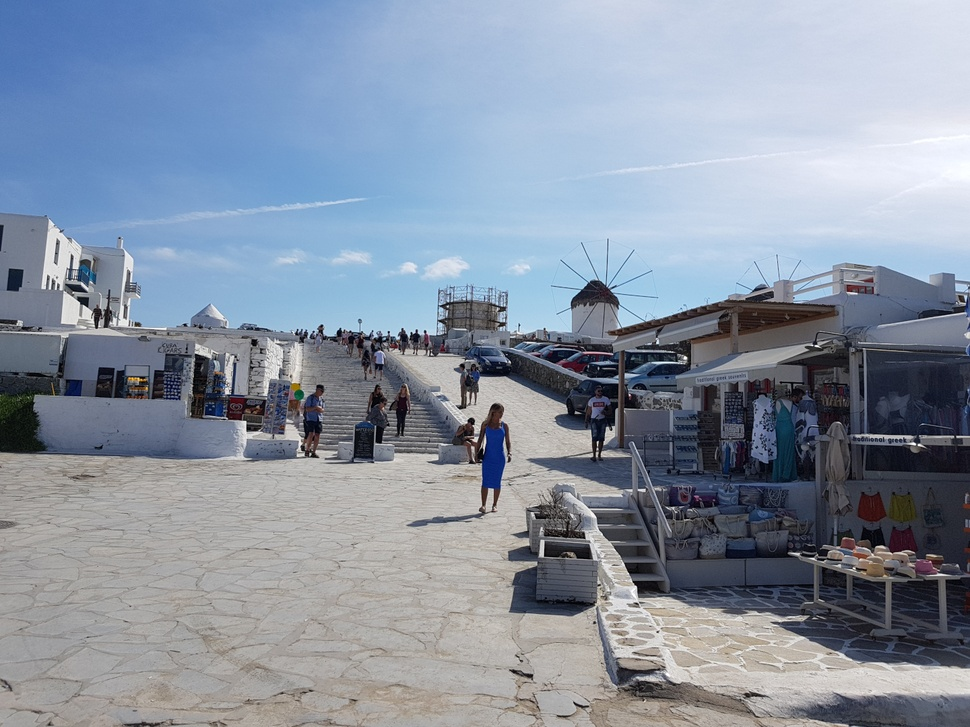
#> input picture imgs/mykonos_fhd.jpg, 970 x 727 px, shrunk from 1440 x 1080 before the run
$ jupyter execute canny_edge_detection.ipynb
#> lines starting #> are read from the running program, lines starting #| are printed output that depends on the picture
# Canny edge detection from scratch

[cell 1]
from skimage.io import imread
from scipy.ndimage import convolve, shift, label
from matplotlib.pyplot import imshow
from ipywidgets import interactive
from IPython.display import display
import matplotlib as mpl
import numpy as np

mpl.rc('image', cmap='gray')  # tell matplotlib to use gray shades for grayscale images

Load a test image and convert it to grayscale with pixel values between 0.0 and 1.0.

[cell 2]
# img_name = 'imgs/stmoritz.jpg'
# img_name = 'imgs/stmoritz_fhd.jpg'
img_name = 'imgs/mykonos_fhd.jpg'


img = np.array(imread(img_name), dtype=float)

# convert to grayscale
img = np.linalg.norm(img, axis=2) /255
#> img: shape (727, 970) float64

imshow(img)
#> (this line was passed over: IPython is not available in this run)
img.shape
#> Out = (727, 970)

Apply Gaussian blur to remove unecessary small edges and sobel's edge detection.

[cell 3]
GAUSSIAN_SIZE = 9
GAUSSIAN_SIGMA = 2

def gaussian_filter(size, sigma):
    x, y = np.mgrid[-size//2 + 1:size//2 + 1, -size//2 + 1:size//2 + 1]
    g = np.exp(-((x**2 + y**2)/(2.0*sigma**2)))
    return g/g.sum()

sobel_x = np.array( [  [-1, 0, 1],
                        [-2, 0, 2],
                        [-1, 0, 1] ])
sobel_y = sobel_x.transpose()

g = gaussian_filter(GAUSSIAN_SIZE, GAUSSIAN_SIGMA)

x_ker = convolve(g, sobel_x)
y_ker = convolve(g, sobel_y)

x_par = convolve(img, x_ker)
y_par = convolve(img, y_ker)
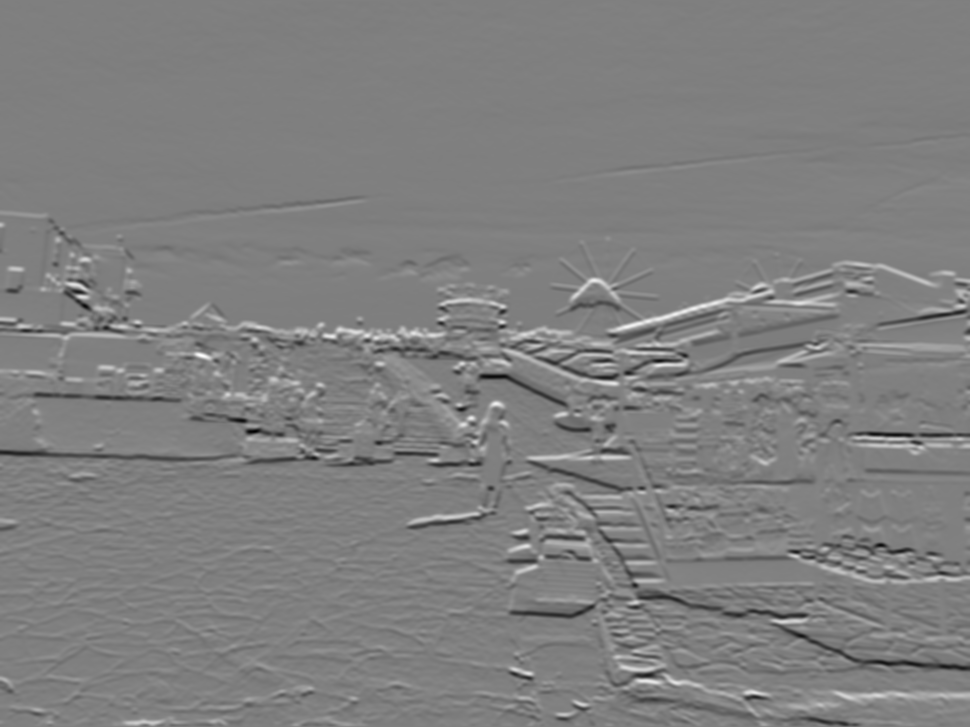
#> y_par: shape (727, 970) float64; min -1.57, max 1.57, mean 0.00235; drawn with min black and max white

magnitude = (x_par*x_par + y_par*y_par) ** 0.5
direction = np.arctan2(y_par, x_par) + np.pi
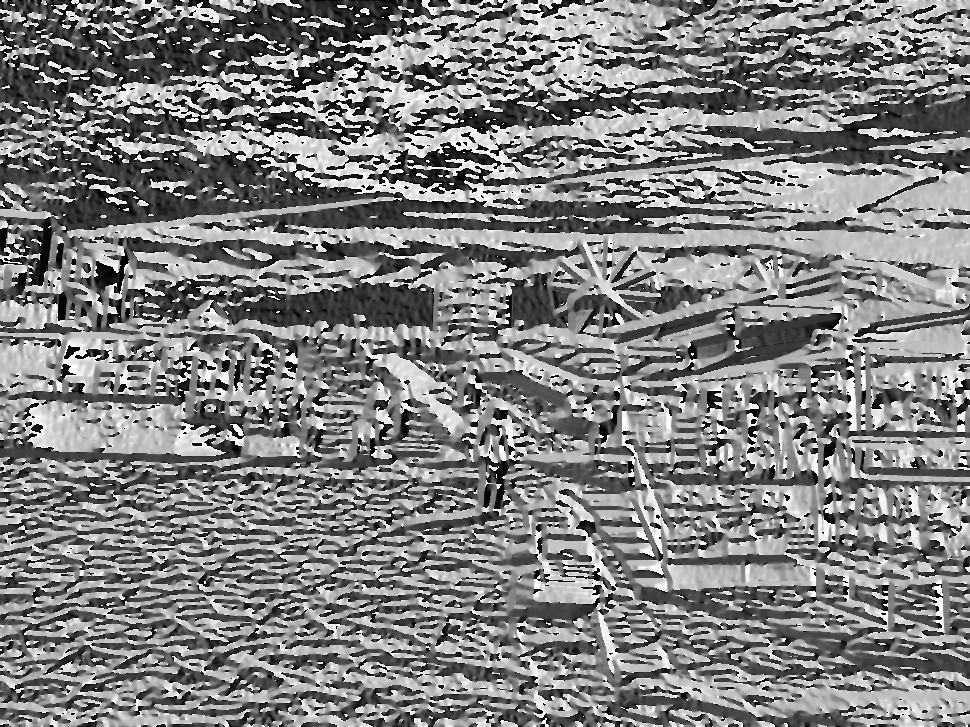
#> direction: shape (727, 970) float64; min 1.03e-06, max 6.28, mean 3.17; drawn with min black and max white

imshow(magnitude)
#> (this line was passed over: IPython is not available in this run)

Here the edges are partitioned into 4 categories according to their angle. There are horizontal (-), vertical (|), diag_right (/) and diag_left (\\) edges.

[cell 4]
horizontal = np.zeros_like(direction)
horizontal[(np.pi*2/3 >= direction[:,:]) * (direction[:,:] > np.pi/3)] = 1
horizontal[(np.pi*5/3 >= direction[:,:]) * (direction[:,:] > np.pi*4/3)] = 1

vertical = np.zeros_like(direction)
vertical[(np.pi*1/6 >= direction[:,:]) ] = 1
vertical[(direction[:,:] >= np.pi*11/6)] = 1
vertical[(np.pi*7/6 >= direction[:,:]) * (direction[:,:] > np.pi*5/6)] = 1

diag_right = np.zeros_like(direction)
diag_right[(np.pi*1/3 >= direction[:,:]) * (direction[:,:] > np.pi*1/6)] = 1
diag_right[(np.pi*4/3 >= direction[:,:]) * (direction[:,:] > np.pi*7/6)] = 1

diag_left = np.zeros_like(direction)
diag_left[(np.pi*5/6 >= direction[:,:]) * (direction[:,:] > np.pi*2/3)] = 1
diag_left[(np.pi*11/6 >= direction[:,:]) * (direction[:,:] > np.pi*5/3)] = 1

imshow(vertical)
#> (this line was passed over: IPython is not available in this run)
# imshow(horizontal)
# imshow(diag_right)
# imshow(diag_left)

For each category of edge, non maximum suppression is applied.

[cell 5]
# vertical non maximum supression
vert_mag = vertical * magnitude

# move all pixels 1 pixel to the right
vert_mag_right = np.roll(vert_mag, 1, axis=1)
vert_mag_right[:, 0] = 0
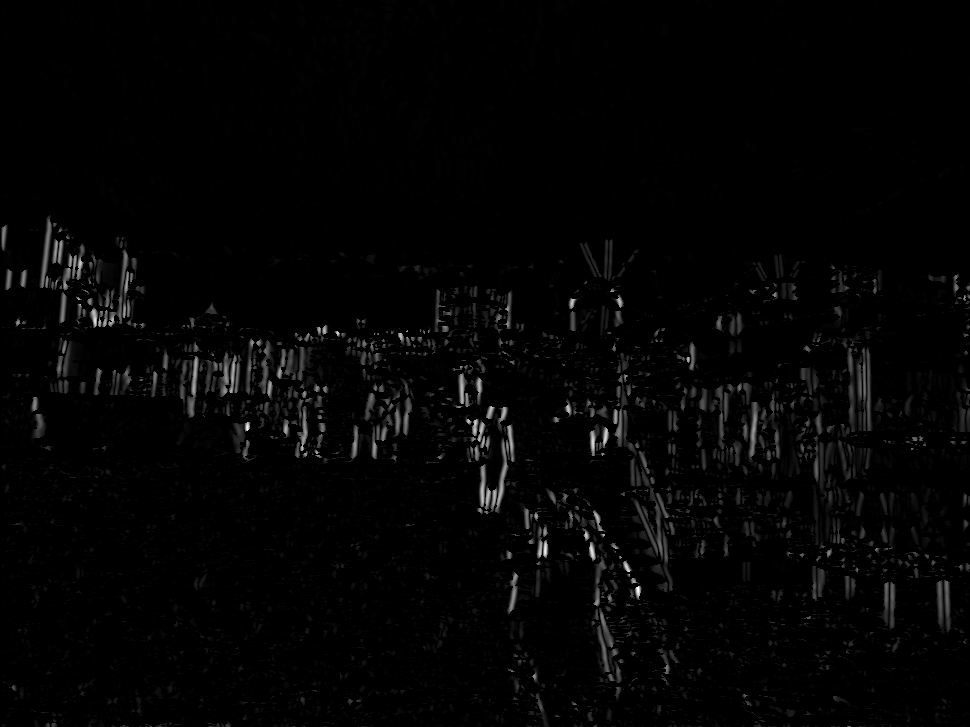
#> vert_mag_right: shape (727, 970) float64; min 0, max 1.76, mean 0.0293; drawn with min black and max white

# move all pixels 1 pixel to the right
vert_mag_left = np.roll(vert_mag, -1, axis=1)
vert_mag_left[:, -1] = 0
#> vert_mag_left: shape (727, 970) float64; min 0, max 1.76, mean 0.0293

# compose mask
vert_max_mask = np.zeros_like(vert_mag)
vert_max_mask[(vert_mag_right < vert_mag) * (vert_mag_left < vert_mag)] = 1


# horizontal non maximum supression
hor_mag = horizontal * magnitude

# move all pixels 1 to the top
hor_mag_up = np.roll(hor_mag, -1, axis=0)
#hor_mag_up[:,-1] = 0

# move all pixels 1 to the bottom
hor_mag_down = np.roll(hor_mag, 1, axis=0)
#hor_mag_down[0,:] = 0

# compose mask
hor_max_mask = np.zeros_like(hor_mag)
hor_max_mask[(hor_mag_up < hor_mag) * (hor_mag_down < hor_mag)] = 1


# diag right = /
# perform diag right non maximum supression
diag_right_mag = diag_right * magnitude

# move all pixels 1 pixel to the right
diag_right_mag_rd = np.roll(diag_right_mag, 1, axis=1)
diag_right_mag_rd[:, 0] = 0
#> diag_right_mag_rd: shape (727, 970) float64; min 0, max 1.48, mean 0.0097

# move all pixels 1 pixel down
diag_right_mag_rd = np.roll(diag_right_mag_rd, 1, axis=0)
diag_right_mag_rd[0, :] = 0
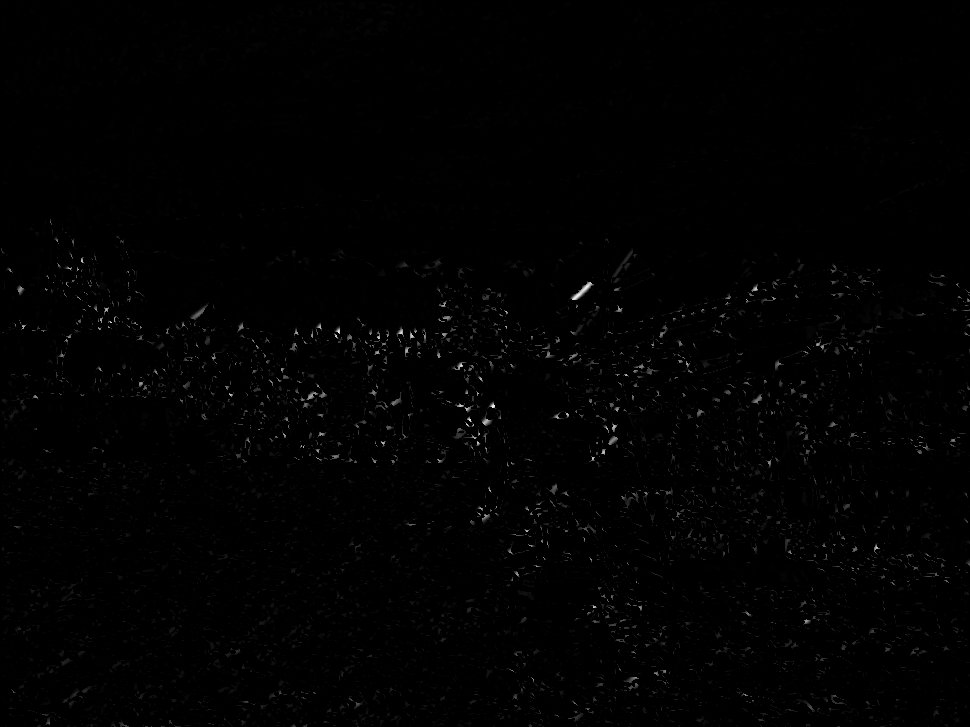
#> diag_right_mag_rd: shape (727, 970) float64; min 0, max 1.48, mean 0.00969; drawn with min black and max white


# move all pixels 1 pixel to the right
diag_right_mag_lu = np.roll(diag_right_mag, -1, axis=1)
diag_right_mag_lu[:, -1] = 0
#> diag_right_mag_lu: shape (727, 970) float64; min 0, max 1.48, mean 0.00971

# move all pixels 1 pixel down
diag_right_mag_lu = np.roll(diag_right_mag_lu, -1, axis=0)
diag_right_mag_lu[-1, :] = 0
#> diag_right_mag_lu: shape (727, 970) float64; min 0, max 1.48, mean 0.0097

# compose mask
diag_right_max_mask = np.zeros_like(hor_mag)
diag_right_max_mask[(diag_right_mag_lu < diag_right_mag) * (diag_right_mag_rd < diag_right_mag)] = 1


# diag left = \
# perform diag left non maximum supression
diag_left_mag = diag_left * magnitude

# move all pixels 1 pixel to the right
diag_left_mag_ur = np.roll(diag_left_mag, 1, axis=1)
diag_left_mag_ur[:, 0] = 0
#> diag_left_mag_ur: shape (727, 970) float64; min 0, max 1.73, mean 0.0115

# move all pixels 1 pixel up
diag_left_mag_ur = np.roll(diag_left_mag_ur, -1, axis=0)
diag_left_mag_ur[-1, :] = 0
#> diag_left_mag_ur: shape (727, 970) float64; min 0, max 1.73, mean 0.0115


# move all pixels 1 pixel to the left
diag_left_mag_ld = np.roll(diag_left_mag, -1, axis=1)
diag_left_mag_ld[:, -1] = 0
#> diag_left_mag_ld: shape (727, 970) float64; min 0, max 1.73, mean 0.0115

# move all pixels 1 pixel down
diag_left_mag_ld = np.roll(diag_left_mag_ld, 1, axis=0)
diag_left_mag_ld[0, :] = 0
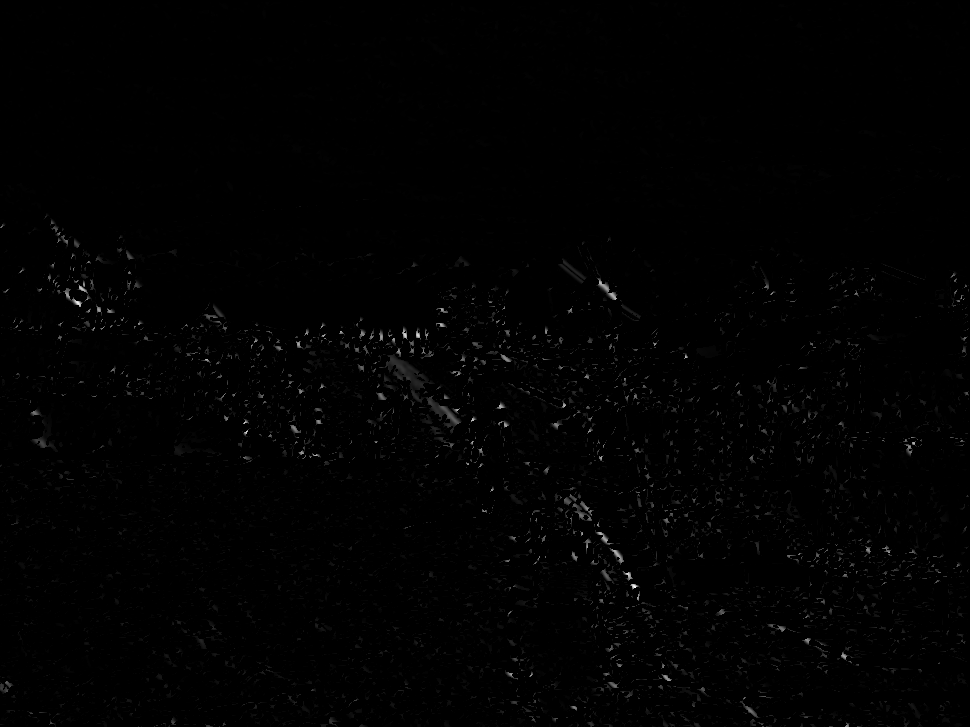
#> diag_left_mag_ld: shape (727, 970) float64; min 0, max 1.73, mean 0.0115; drawn with min black and max white


# compose mask
diag_left_max_mask = np.zeros_like(hor_mag)
diag_left_max_mask[(diag_left_mag_ur < diag_left_mag) * (diag_left_mag_ld < diag_left_mag)] = 1


# apply the max_mask
max_mask = hor_max_mask + vert_max_mask  + diag_right_max_mask + diag_left_max_mask
max_suppressed = max_mask * magnitude
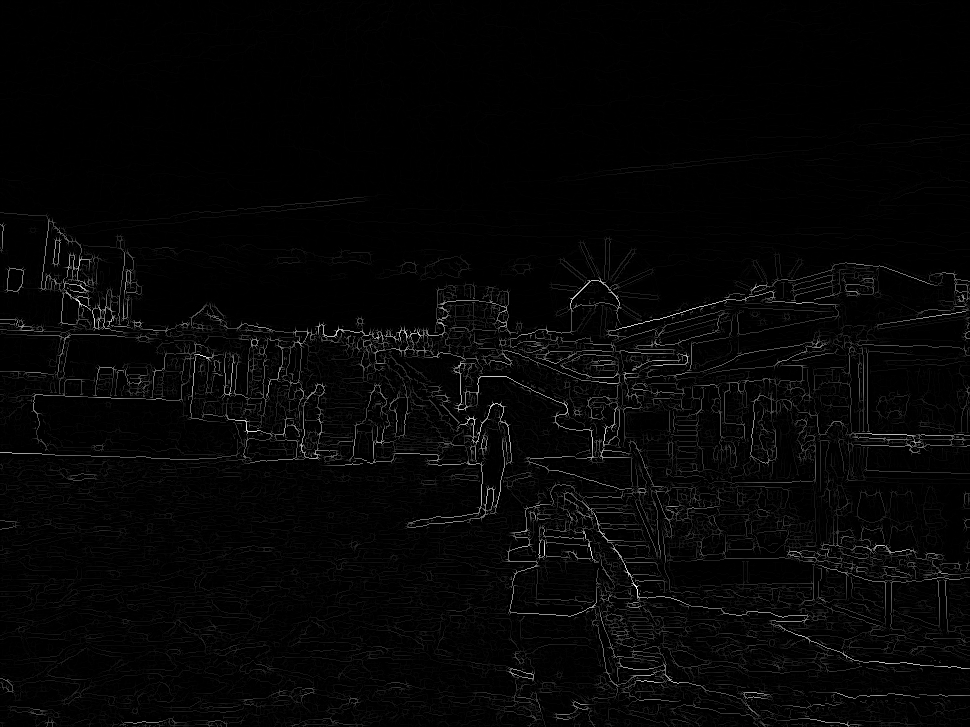
#> max_suppressed: shape (727, 970) float64; min 0, max 1.76, mean 0.0396; drawn with min black and max white
imshow(max_mask)
#> (this line was passed over: IPython is not available in this run)

The last step is thresholding and hysteresis.

[cell 6]
H_THRESHOLD = 0.5
L_THRESHOLD = 0.15


hysteresis_mask = np.zeros_like(max_suppressed)
hysteresis_mask[(max_suppressed < H_THRESHOLD) * (max_suppressed >= L_THRESHOLD)] = 0.5 # weak edges
hysteresis_mask[max_suppressed >= H_THRESHOLD] = 1 # strong edges


H, W = hysteresis_mask.shape

for i in range(1, H-1):
    for j in range(1, W-1):
        if hysteresis_mask[i, j] != 0.5:
            continue

        m = max( hysteresis_mask[i-1, j-1], hysteresis_mask[i-1, j], hysteresis_mask[i-1, j+1],
                 hysteresis_mask[i, j-1],                hysteresis_mask[i, j+1],
                 hysteresis_mask[i+1, j-1], hysteresis_mask[i+1, j], hysteresis_mask[i+1, j+1] )
        if m == 1:
            hysteresis_mask[i, j] = 1

for i in range(H-2, 1, -1):
    for j in range(W-2, 1, -1):
        if hysteresis_mask[i, j] != 0.5:
            continue

        m = max( hysteresis_mask[i-1, j-1], hysteresis_mask[i-1, j], hysteresis_mask[i-1, j+1],
                 hysteresis_mask[i, j-1],                hysteresis_mask[i, j+1],
                 hysteresis_mask[i+1, j-1], hysteresis_mask[i+1, j], hysteresis_mask[i+1, j+1] )
        if m == 1:
            hysteresis_mask[i, j] = 1

for i in range(1, H-1):
    for j in range(W-2, 1, -1):
        if hysteresis_mask[i, j] != 0.5:
            continue

        m = max( hysteresis_mask[i-1, j-1], hysteresis_mask[i-1, j], hysteresis_mask[i-1, j+1],
                 hysteresis_mask[i, j-1],                hysteresis_mask[i, j+1],
                 hysteresis_mask[i+1, j-1], hysteresis_mask[i+1, j], hysteresis_mask[i+1, j+1] )
        if m == 1:
            hysteresis_mask[i, j] = 1

for i in range(H-2, 1, -1):
    for j in range(1, W-1):
        if hysteresis_mask[i, j] != 0.5:
            continue

        m = max( hysteresis_mask[i-1, j-1], hysteresis_mask[i-1, j], hysteresis_mask[i-1, j+1],
                 hysteresis_mask[i, j-1],                hysteresis_mask[i, j+1],
                 hysteresis_mask[i+1, j-1], hysteresis_mask[i+1, j], hysteresis_mask[i+1, j+1] )
        if m == 1:
            hysteresis_mask[i, j] = 1


out = np.zeros_like(hysteresis_mask)
out[hysteresis_mask == 1] = 1
imshow(out)
#> (this line was passed over: IPython is not available in this run)

$ run again, with imgs/formentera.jpg copied over imgs/mykonos_fhd.jpg
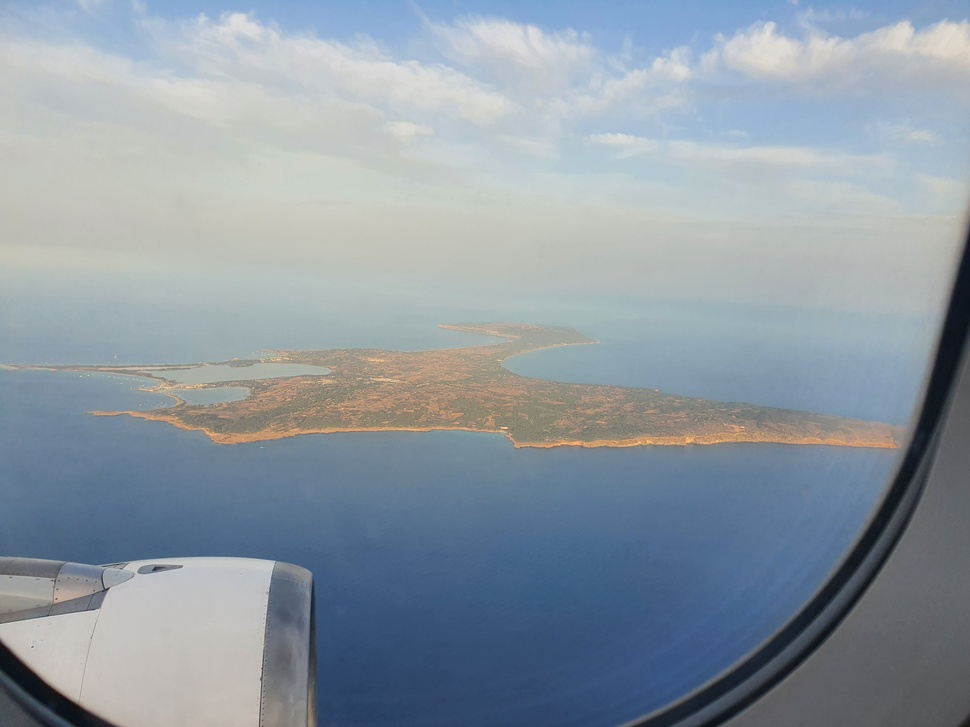
#> input picture imgs/formentera.jpg, 970 x 727 px, shrunk from 4032 x 3024 before the run
#> `direction = np.arctan2(y_par, x_par) + np.pi`:
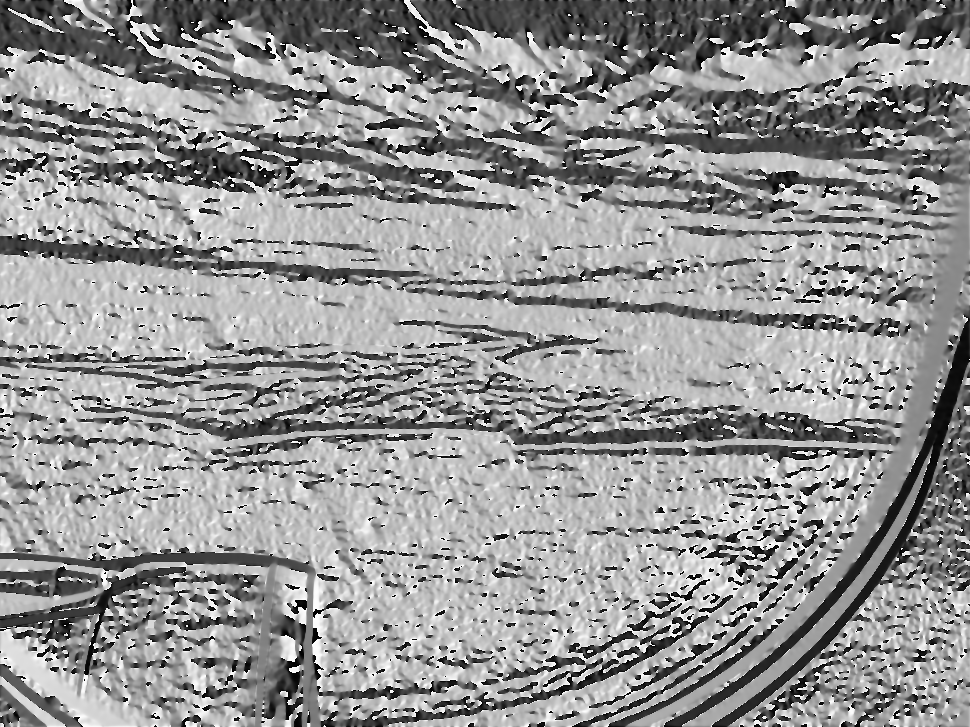
#> direction: shape (727, 970) float64; min 1.75e-13, max 6.28, mean 3.65; drawn with min black and max white
#> `diag_left_mag_ld[0, :] = 0`:
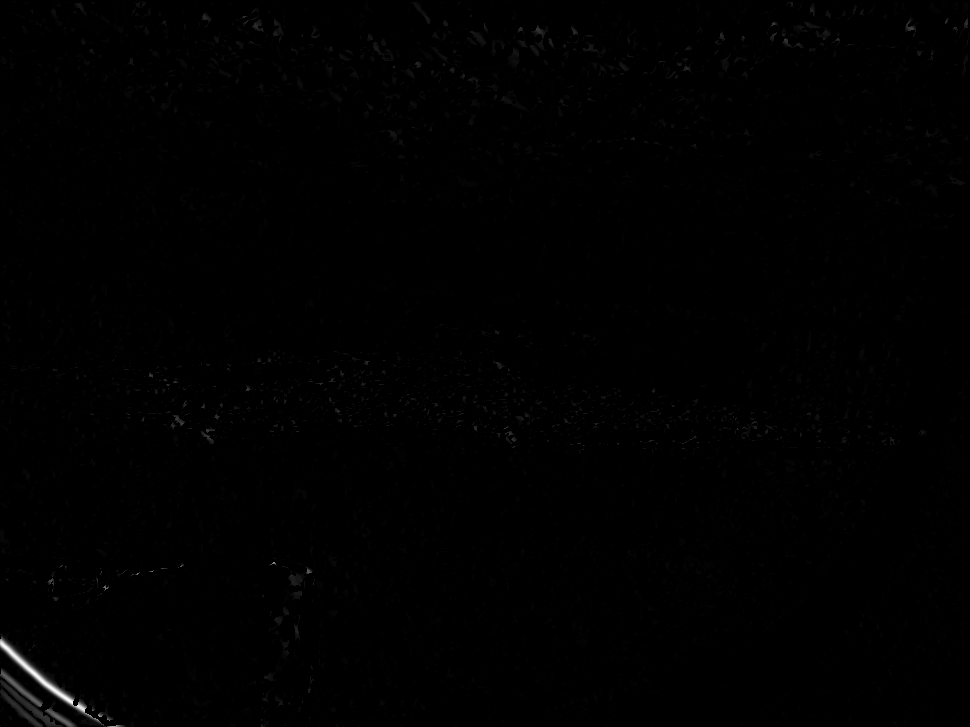
#> diag_left_mag_ld: shape (727, 970) float64; min 0, max 1.12, mean 0.0039; drawn with min black and max white
